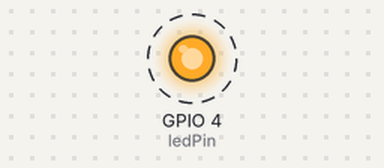
This program was run on a simulated Raspberry Pi (BCM pin numbers). Shown: output pins drawn as LEDs (lit = HIGH). Dashed ring = blinking. At 5.0 s the program stops and its outputs stay as they are.

Above: at 0.2 s.
Timing chart, 0 to 3.0 s (numbered marks = the images above):
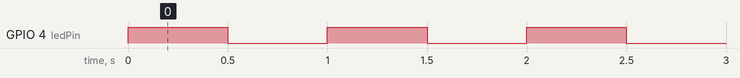

The program:

blink.py
```python
import time
import RPi.GPIO as GPIO # pylint: disable=import-error

GPIO.setmode(GPIO.BCM)
GPIO.setwarnings(False)

ledPin = 4
GPIO.setup(ledPin, GPIO.OUT)

for i in range(5):
    GPIO.output(ledPin, GPIO.HIGH) # LED on
    time.sleep(0.5)
    GPIO.output(ledPin, GPIO.LOW) # LED off
    time.sleep(0.5)
```

Measured:
- by itself, GPIO 4 (ledPin): alternates HIGH for 0.50 s and LOW for 0.50 s, 10 changes in all, then stays LOW
